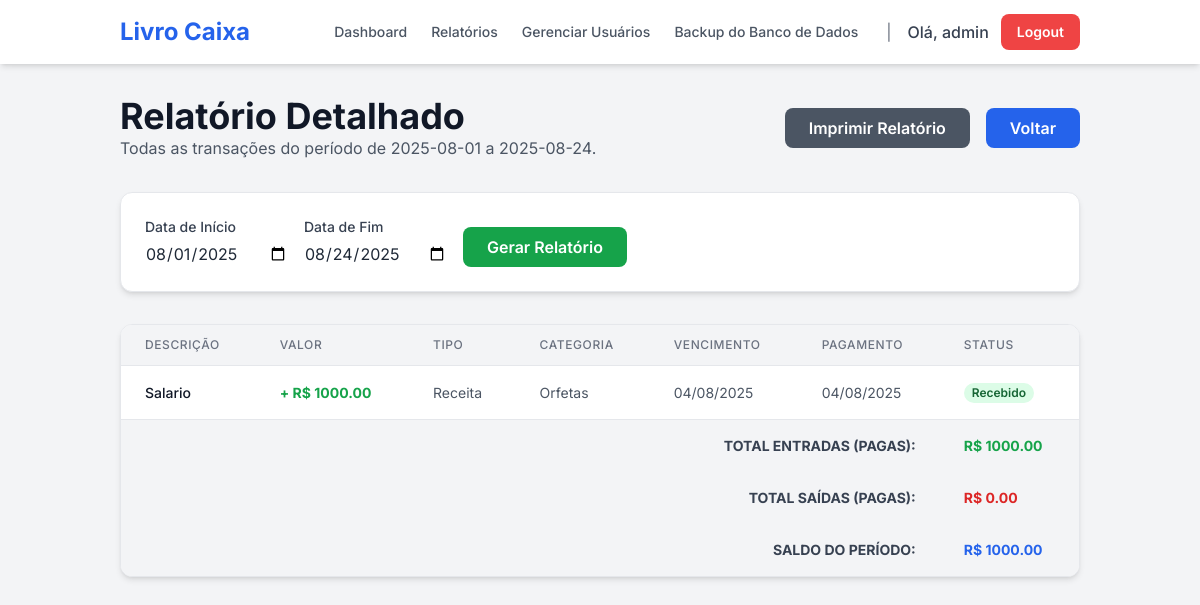
Page /reports/detailed (signed in) on the earlier database version.
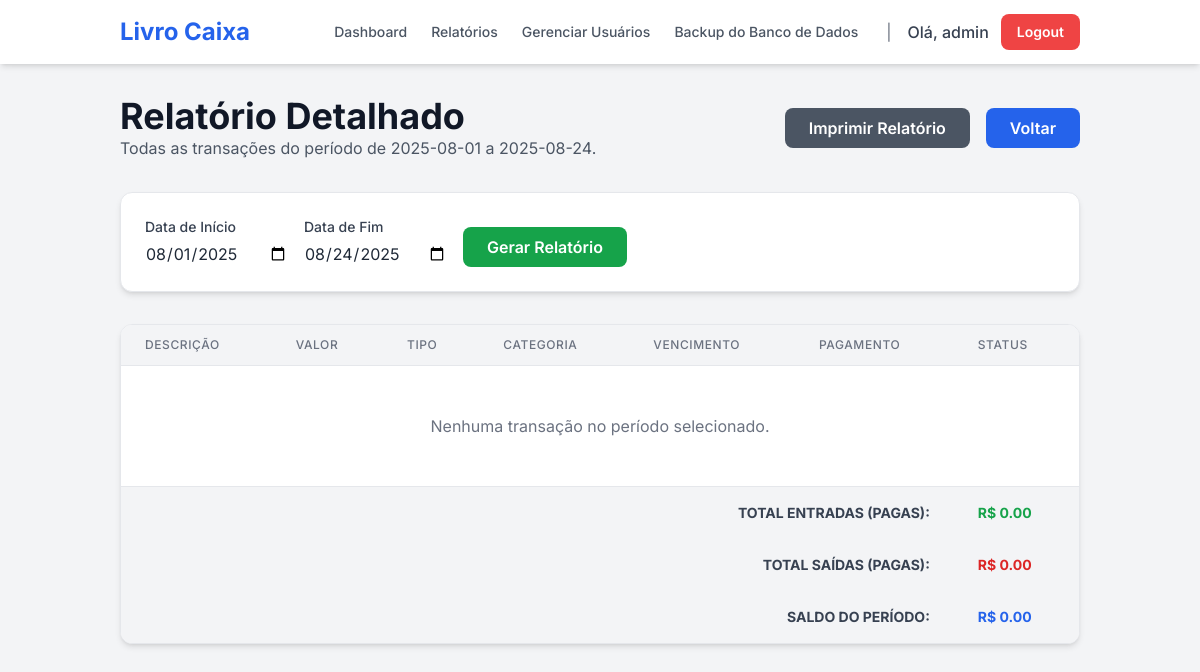
Same page on the later database version.
### tables this page shows
CREATE TABLE transactions (
    id INTEGER PRIMARY KEY AUTOINCREMENT,
    user_id INTEGER NOT NULL,
    description TEXT NOT NULL,
    amount REAL NOT NULL,
    type TEXT NOT NULL, -- 'receita' ou 'despesa'
    category TEXT NOT NULL,
    date TEXT, -- Data do pagamento/recebimento
    due_date TEXT NOT NULL, -- Data de vencimento
    status TEXT NOT NULL, -- 'pago', 'recebido', 'pendente'
    client_supplier TEXT,
    FOREIGN KEY (user_id) REFERENCES users (id)
);

### app.py (the view)
@app.route('/reports/detailed', methods=['GET'])
@login_required
def detailed_report():
    db = get_db()
    user_id = session['user_id']
    today = datetime.now()
    start_date_str = request.args.get('start_date', today.replace(day=1).strftime('%Y-%m-%d'))
    end_date_str = request.args.get('end_date', today.strftime('%Y-%m-%d'))
    start_date = parse_date(start_date_str)
    end_date = parse_date(end_date_str)
    report_transactions = []
    if start_date and end_date:
        end_date_inclusive = end_date.replace(hour=23, minute=59, second=59)
        transactions_from_db = db.execute(
            "SELECT * FROM transactions WHERE user_id = ? AND ( (date >= ? AND date <= ?) OR (due_date >= ? AND due_date <= ?) ) ORDER BY due_date",
            (user_id, start_date_str, end_date_str, start_date_str, end_date_str)
        ).fetchall()
        for tx_row in transactions_from_db:
            tx_dict = dict(tx_row)
            tx_dict['date'] = parse_date(tx_dict['date'])
            tx_dict['due_date'] = parse_date(tx_dict['due_date'])
            report_transactions.append(tx_dict)
    total_income = sum(t['amount'] for t in report_transactions if t['type'] == 'receita' and t['status'] in ['pago', 'recebido'])
    total_expense = sum(t['amount'] for t in report_transactions if t['type'] == 'despesa' and t['status'] in ['pago', 'recebido'])
    balance = total_income - total_expense
    return render_template(
        'detailed_report.html',
        start_date=start_date_str,
        end_date=end_date_str,
        transactions=report_transactions,
        total_income=total_income,
        total_expense=total_expense,
        balance=balance
    )

### app.py (called while the page is built)
def get_db():
    db = getattr(g, '_database', None)
    if db is None:
        db = g._database = sqlite3.connect(DATABASE)
        db.row_factory = sqlite3.Row
    return db

@app.teardown_appcontext
def close_connection(exception):
    db = getattr(g, '_database', None)
    if db is not None:
        db.close()

def parse_date(date_val):
    if isinstance(date_val, datetime): return date_val
    if not date_val or not isinstance(date_val, str): return None
    try: return datetime.strptime(date_val, '%Y-%m-%d')
    except (ValueError, TypeError): return None

def login_required(f):
    @wraps(f)
    def decorated_function(*args, **kwargs):
        if 'user_id' not in session:
            flash("Por favor, faça login para acessar esta página.", "warning")
            return redirect(url_for('login'))
        if session['username'] not in [row['username'] for row in get_db().execute('SELECT username FROM users').fetchall()]:
            flash("Sua sessão é inválida. Por favor, faça login novamente.", "danger")
            session.clear()
            return redirect(url_for('login'))
        return f(*args, **kwargs)
    return decorated_function

### templates/detailed_report.html (shortened to what this page needs)
{% extends "layout.html" %}
{% block content %}
<header class="mb-8 flex justify-between items-center">
    <div>
        <h1 class="text-4xl font-bold text-gray-900">Relatório Detalhado</h1>
        <p class="text-gray-600">Todas as transações do período de {{ start_date }} a {{ end_date }}.</p>
    </div>
    <div class="noprint flex gap-4">
        <button onclick="window.print()" class="bg-gray-600 text-white font-semibold py-2 px-6 rounded-lg hover:bg-gray-700 transition duration-300">
            Imprimir Relatório
        </button>
        <a href="{{ url_for('reports') }}" class="bg-blue-600 text-white font-semibold py-2 px-6 rounded-lg hover:bg-blue-700 transition duration-300">
            Voltar
        </a>
    </div>
</header>
<section class="bg-white p-6 rounded-xl shadow-md mb-8 border border-gray-200 noprint">
    <form method="get" action="{{ url_for('detailed_report') }}">
        <div class="flex flex-col md:flex-row items-center gap-4">
            <div>
                <label for="start_date" class="block text-sm font-medium text-gray-700">Data de Início</label>
                <input type="date" name="start_date" id="start_date" value="{{ start_date }}" class="mt-1 border-gray-300 rounded-lg focus:ring-blue-500 focus:border-blue-500">
            </div>
            <div>
                <label for="end_date" class="block text-sm font-medium text-gray-700">Data de Fim</label>
                <input type="date" name="end_date" id="end_date" value="{{ end_date }}" class="mt-1 border-gray-300 rounded-lg focus:ring-blue-500 focus:border-blue-500">
            </div>
            <div class="self-end">
                <button type="submit" class="bg-green-600 text-white font-semibold py-2 px-6 rounded-lg hover:bg-green-700 transition duration-300">Gerar Relatório</button>
            </div>
        </div>
    </form>
</section>
<section class="bg-white rounded-xl shadow-md border border-gray-200 overflow-hidden">
    <div class="overflow-x-auto">
        <table class="min-w-full divide-y divide-gray-200">
            <thead class="bg-gray-100">
                <tr>
                    <th class="px-6 py-3 text-left text-xs font-medium text-gray-500 uppercase tracking-wider">Descrição</th>
                    <th class="px-6 py-3 text-left text-xs font-medium text-gray-500 uppercase tracking-wider">Valor</th>
                    <th class="px-6 py-3 text-left text-xs font-medium text-gray-500 uppercase tracking-wider">Tipo</th>
                    <th class="px-6 py-3 text-left text-xs font-medium text-gray-500 uppercase tracking-wider">Categoria</th>
                    <th class="px-6 py-3 text-left text-xs font-medium text-gray-500 uppercase tracking-wider">Vencimento</th>
                    <th class="px-6 py-3 text-left text-xs font-medium text-gray-500 uppercase tracking-wider">Pagamento</th>
                    <th class="px-6 py-3 text-left text-xs font-medium text-gray-500 uppercase tracking-wider">Status</th>
                </tr>
            </thead>
            <tbody class="bg-white divide-y divide-gray-200">
                {% for tx in transactions %}
                <tr>
                    <td class="px-6 py-4 whitespace-nowrap text-sm font-medium text-gray-900">{{ tx.description }}</td>
                    <td class="px-6 py-4 whitespace-nowrap text-sm font-bold {{ 'text-green-600' if tx.type == 'receita' else 'text-red-600' }}">
                        {{ '+ ' if tx.type == 'receita' else '- ' }}R$ {{ "%.2f"|format(tx.amount) }}
                    </td>
                    <td class="px-6 py-4 whitespace-nowrap text-sm text-gray-600">{{ tx.type|capitalize }}</td>
                    <td class="px-6 py-4 whitespace-nowrap text-sm text-gray-600">{{ tx.category }}</td>
                    <td class="px-6 py-4 whitespace-nowrap text-sm text-gray-600">{{ tx.due_date.strftime('%d/%m/%Y') if tx.due_date else 'N/A' }}</td>
                    <td class="px-6 py-4 whitespace-nowrap text-sm text-gray-600">{{ tx.date.strftime('%d/%m/%Y') if tx.date else '---' }}</td>
                    <td class="px-6 py-4 whitespace-nowrap text-sm">
                        <span class="px-2 inline-flex text-xs leading-5 font-semibold rounded-full
                            {{ 'bg-green-100 text-green-800' if tx.status in ['pago', 'recebido'] else 'bg-yellow-100 text-yellow-800' }}">
                            {{ tx.status|capitalize }}
                        </span>
                    </td>
                </tr>
                {% else %}
                <tr>
                    <td colspan="7" class="px-6 py-12 text-center text-gray-500">Nenhuma transação no período selecionado.</td>
                </tr>
                {% endfor %}
            </tbody>
            <tfoot class="bg-gray-100">
                <tr>
                    <td colspan="6" class="px-6 py-4 text-right text-sm font-bold text-gray-700 uppercase">Total Entradas (Pagas):</td>
                    <td class="px-6 py-4 text-left text-sm font-bold text-green-600">R$ {{ "%.2f"|format(total_income) }}</td>
                </tr>
                <tr>
                    <td colspan="6" class="px-6 py-4 text-right text-sm font-bold text-gray-700 uppercase">Total Saídas (Pagas):</td>
                    <td class="px-6 py-4 text-left text-sm font-bold text-red-600">R$ {{ "%.2f"|format(total_expense) }}</td>
                </tr>
                <tr>
                    <td colspan="6" class="px-6 py-4 text-right text-sm font-bold text-gray-700 uppercase">Saldo do Período:</td>
                    <td class="px-6 py-4 text-left text-sm font-bold {{ 'text-blue-600' if balance >= 0 else 'text-orange-600' }}">R$ {{ "%.2f"|format(balance) }}</td>
                </tr>
            </tfoot>
        </table>
    </div>
</section>
{% endblock %}

### templates/layout.html (shortened to what this page needs)
<!DOCTYPE html>
<html lang="pt-br">
<head>
    <script src="https://cdn.tailwindcss.com"></script>
</head>
<body class="bg-gray-100 text-gray-800">
    <nav class="bg-white shadow-md noprint">
        <div class="container mx-auto px-4 sm:px-6 lg:px-8">
            <div class="flex items-center justify-between h-16">
                <div class="flex items-center">
                    <a href="{{ url_for('index') }}" class="text-2xl font-bold text-blue-600">Livro Caixa</a>
                </div>
                <div class="flex items-center">
                    {% if session.username %}
                        <a href="{{ url_for('index') }}" class="text-gray-600 hover:text-blue-600 px-3 py-2 rounded-md text-sm font-medium">Dashboard</a>
                        <a href="{{ url_for('reports') }}" class="text-gray-600 hover:text-blue-600 px-3 py-2 rounded-md text-sm font-medium">Relatórios</a>
                        {% if session.role == 'admin' %}
                        <a href="{{ url_for('manage_users') }}" class="text-gray-600 hover:text-blue-600 px-3 py-2 rounded-md text-sm font-medium">Gerenciar Usuários</a>
                        <a href="{{ url_for('backup_db') }}" class="text-gray-600 hover:text-blue-600 px-3 py-2 rounded-md text-sm font-medium">Backup do Banco de Dados</a>
                        {% endif %}
                        <span class="text-gray-500 mx-4">|</span>
                        <span class="text-gray-700 font-medium mr-3">Olá, {{ session.username }}</span>
                        <a href="{{ url_for('logout') }}" class="bg-red-500 text-white font-semibold py-2 px-4 rounded-lg hover:bg-red-600 transition duration-300 text-sm">Logout</a>
                    {% else %}
                        <a href="{{ url_for('login') }}" class="bg-blue-600 text-white font-semibold py-2 px-4 rounded-lg hover:bg-blue-700 transition duration-300 text-sm">Login</a>
                    {% endif %}
                </div>
            </div>
        </div>
    </nav>
    <main class="container mx-auto p-4 md:p-8">
        {% block content %}{% endblock %}
    </main>
</body>
</html>

### templates/layout.html (style rules this page uses)
body { font-family: 'Inter', sans-serif; background-image: url('https://t4.ftcdn.net/jpg/10/84/01/67/360_F_1084016717_WKvxIu5devPI2Pbt7BzKawvllgcO9buZ.jpg'); background-size: cover; background-position: center; background-attachment: fixed; }

Differences in the rows shown:
removed transactions: description "Salario", type "+", amount "1000.00", type "Receita", category "Orfetas", due_date "04/08/2025", date "04/08/2025", status "Recebido"
Other differences:
{{ "%.2f"|format(total_income) }}: "1000.00" → "0.00"
{{ "%.2f"|format(balance) }}: "1000.00" → "0.00"
text now shown: "Nenhuma transação no período selecionado."
